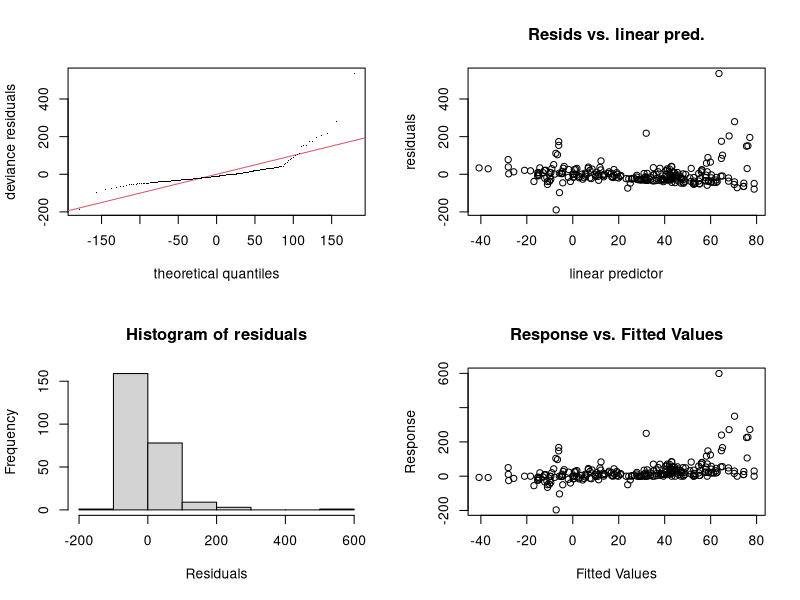
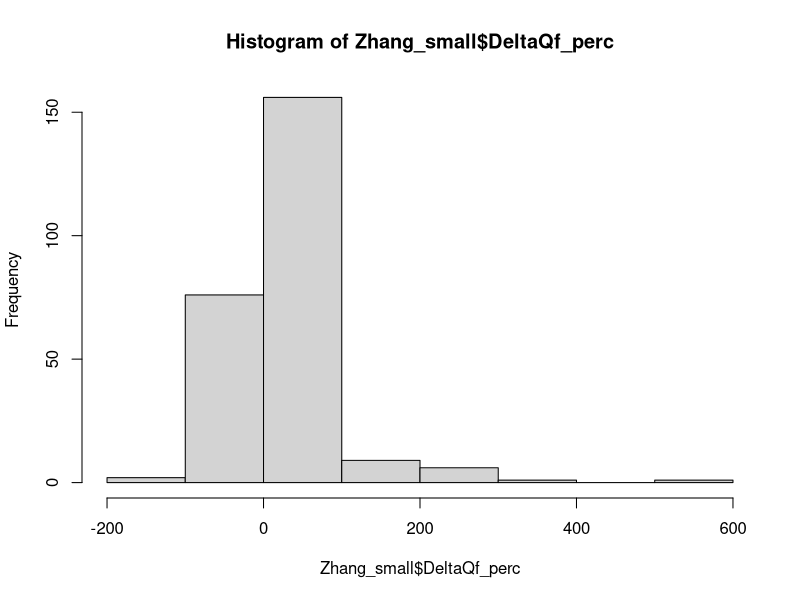
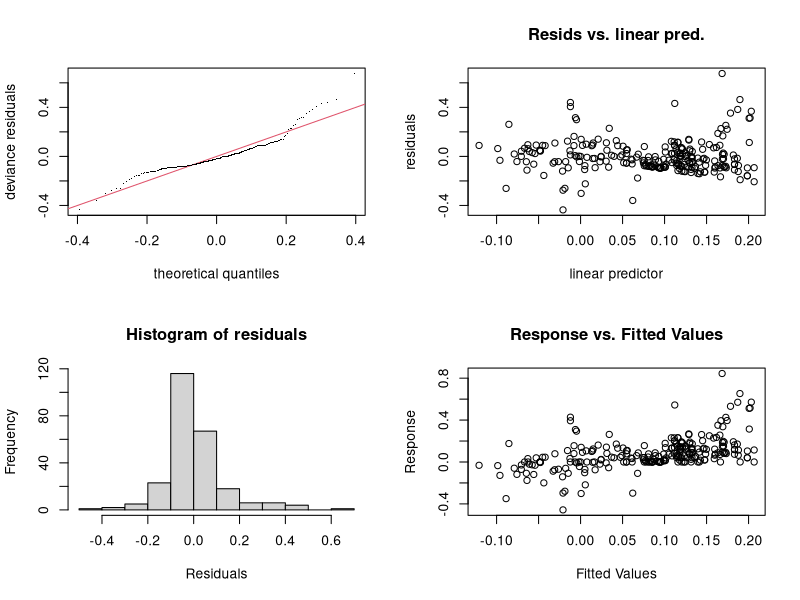
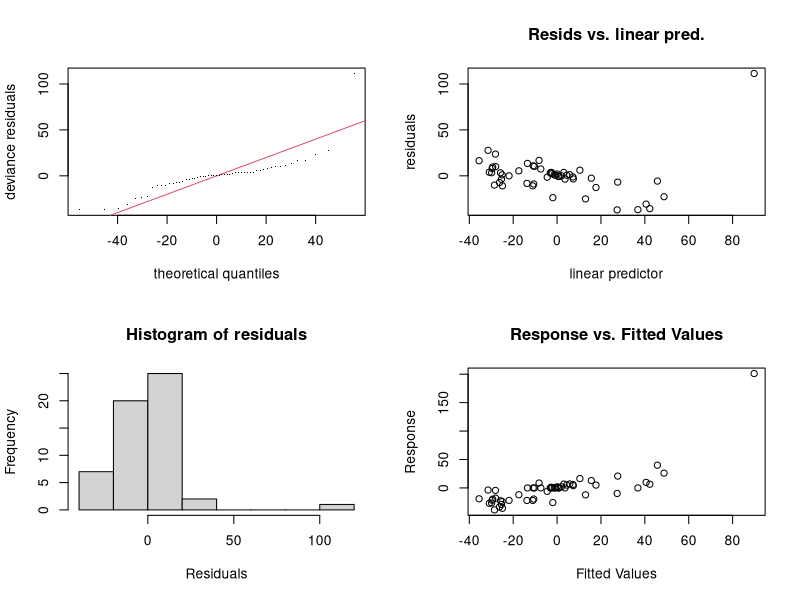
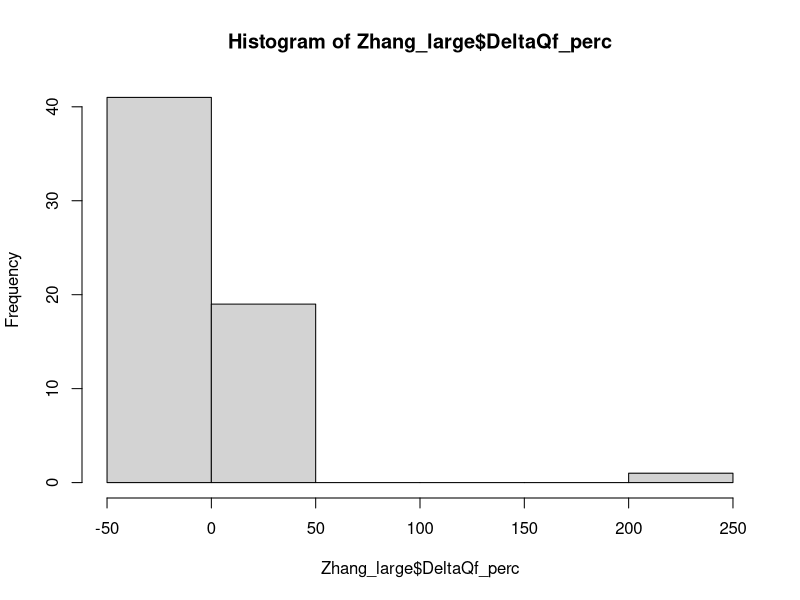
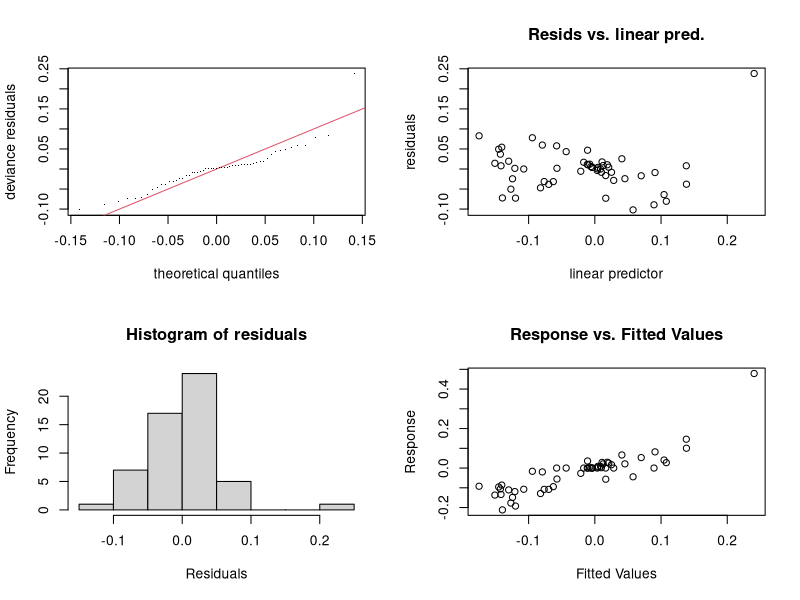

Source code (R) for these figures, in order: (Note: this script raises an error after producing the figures.)
## ---- chunk 1
knitr::opts_chunk$set(echo = TRUE)
## ---- chunk 2
require(tidyverse)
require(lubridate)
require(mgcv) # to do the generalised modelling
## ---- chunk 3
Zhang_small <- read_csv("TablesZhangetal2017_small.csv")
Zhang_large <- read_csv("TablesZhangetal2017_large.csv")
## ---- chunk 4
names(Zhang_small)[3:4] <- c("Area_km2", "Pa_mm")
names(Zhang_large)[3:4] <- c("Area_km2", "Pa_mm")
names(Zhang_small)[5:6] <- c("Forest_type", "Hydrological_regime")
names(Zhang_large)[5:6] <- c("Forest_type", "Hydrological_regime")
names(Zhang_small)[9:10] <- c("Precip_data_type", "Assessment_technique")
names(Zhang_large)[9:10] <- c("Precip_data_type", "Assessment_technique")
## ---- chunk 5
linear_model_small <- gam(DeltaQf_perc ~ DeltaF_perc + Area_km2 + Pa_mm + Forest_type + 
                            Hydrological_regime + Precip_data_type +  Assessment_technique, data = Zhang_small)
summary(linear_model_small)
gam.check(linear_model_small)

## ---- chunk 6
hist(Zhang_small$DeltaQf_perc)
min(Zhang_small$DeltaQf_perc)
## ---- chunk 7
linear_model_small_log <- gam(log10(DeltaQf_perc/100 + 1) ~ DeltaF_perc + Area_km2 + Pa_mm + Forest_type + 
                            Hydrological_regime + Precip_data_type +  Assessment_technique, data = Zhang_small)
summary(linear_model_small_log)
gam.check(linear_model_small_log)
## ---- chunk 8
linear_model_large <- gam(DeltaQf_perc ~ DeltaF_perc + Area_km2 + Pa_mm + Forest_type + Hydrological_regime + Precip_data_type +
                    Assessment_technique, data = Zhang_large)
summary(linear_model_large)
gam.check(linear_model_large)
## ---- chunk 9
hist(Zhang_large$DeltaQf_perc)
## ---- chunk 10
linear_model_large_log <- gam(log10(DeltaQf_perc/100+1) ~ DeltaF_perc + Area_km2 + log10(Pa_mm) + Forest_type + Hydrological_regime + Precip_data_type +
                    Assessment_technique, data = Zhang_large)
summary(linear_model_large_log)
gam.check(linear_model_large_log)

## ---- chunk 11
Zhang_all <- bind_rows(Zhang_small, Zhang_large)

linear_model_all_log <- gam(log10(DeltaQf_perc/100+1) ~ DeltaF_perc + Area_km2 + log10(Pa_mm) + Forest_type + Hydrological_regime + Precip_data_type +
                    Assessment_technique, data = Zhang_all)
summary(linear_model_all_log)
gam.check(linear_model_all_log)



